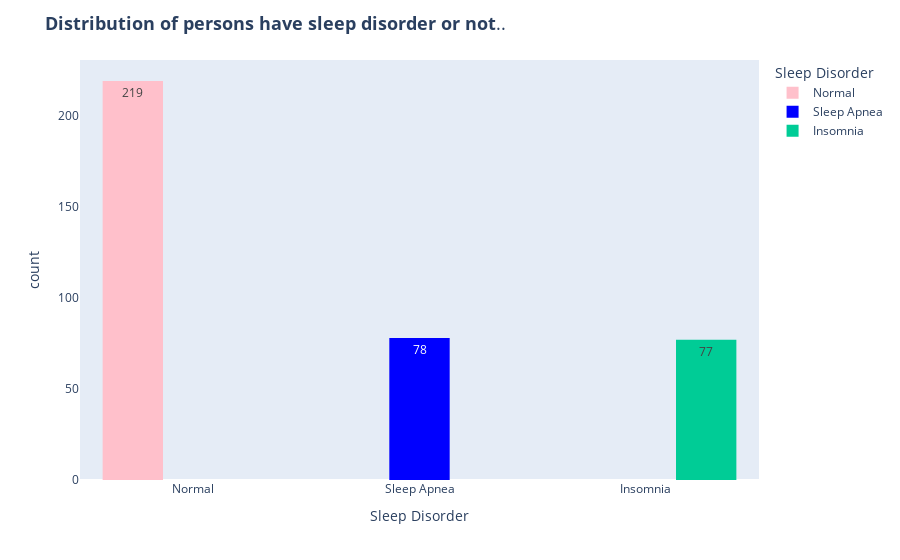

The code cell stored with this chart in its notebook:
### Code cell
fig=px.histogram(data,x='Sleep Disorder', 
                 barmode="group",color='Sleep Disorder',
                 color_discrete_sequence=['pink','blue','light blue'],
                 text_auto=True)
 
    
fig.update_layout(title='<b>Distribution of persons have sleep disorder or not</b>..',
                 title_font={'size':18},
                 showlegend=True)


fig.update_yaxes(showgrid=False)

fig.show()

### Figure 1 — Plotly figure (JSON) as saved in the notebook; plotly's stock layout.template omitted (floating-point values rounded to 4 significant figures; data arrays with more than 128 entries replaced by an {"elided": "..."} marker saying what was removed)
{"data": [{"alignmentgroup": "True", "bingroup": "x", "hovertemplate": "Sleep Disorder=%{x}<br>count=%{y}<extra></extra>", "legendgroup": "Normal", "marker": {"color": "pink", "pattern": {"shape": ""}}, "name": "Normal", "offsetgroup": "Normal", "orientation": "v", "showlegend": true, "texttemplate": "%{value}", "type": "histogram", "x": {"elided": "219 str values"}, "xaxis": "x", "yaxis": "y"}, {"alignmentgroup": "True", "bingroup": "x", "hovertemplate": "Sleep Disorder=%{x}<br>count=%{y}<extra></extra>", "legendgroup": "Sleep Apnea", "marker": {"color": "blue", "pattern": {"shape": ""}}, "name": "Sleep Apnea", "offsetgroup": "Sleep Apnea", "orientation": "v", "showlegend": true, "texttemplate": "%{value}", "type": "histogram", "x": ["Sleep Apnea", "Sleep Apnea", "Sleep Apnea", "Sleep Apnea", "Sleep Apnea", "Sleep Apnea", "Sleep Apnea", "Sleep Apnea", "Sleep Apnea", "Sleep Apnea", "Sleep Apnea", "Sleep Apnea", "Sleep Apnea", "Sleep Apnea", "Sleep Apnea", "Sleep Apnea", "Sleep Apnea", "Sleep Apnea", "Sleep Apnea", "Sleep Apnea", "Sleep Apnea", "Sleep Apnea", "Sleep Apnea", "Sleep Apnea", "Sleep Apnea", "Sleep Apnea", "Sleep Apnea", "Sleep Apnea", "Sleep Apnea", "Sleep Apnea", "Sleep Apnea", "Sleep Apnea", "Sleep Apnea", "Sleep Apnea", "Sleep Apnea", "Sleep Apnea", "Sleep Apnea", "Sleep Apnea", "Sleep Apnea", "Sleep Apnea", "Sleep Apnea", "Sleep Apnea", "Sleep Apnea", "Sleep Apnea", "Sleep Apnea", "Sleep Apnea", "Sleep Apnea", "Sleep Apnea", "Sleep Apnea", "Sleep Apnea", "Sleep Apnea", "Sleep Apnea", "Sleep Apnea", "Sleep Apnea", "Sleep Apnea", "Sleep Apnea", "Sleep Apnea", "Sleep Apnea", "Sleep Apnea", "Sleep Apnea", "Sleep Apnea", "Sleep Apnea", "Sleep Apnea", "Sleep Apnea", "Sleep Apnea", "Sleep Apnea", "Sleep Apnea", "Sleep Apnea", "Sleep Apnea", "Sleep Apnea", "Sleep Apnea", "Sleep Apnea", "Sleep Apnea", "Sleep Apnea", "Sleep Apnea", "Sleep Apnea", "Sleep Apnea", "Sleep Apnea"], "xaxis": "x", "yaxis": "y"}, {"alignmentgroup": "True", "bingroup": "x", "hovertemplate": "Sleep Disorder=%{x}<br>count=%{y}<extra></extra>", "legendgroup": "Insomnia", "marker": {"color": "light blue", "pattern": {"shape": ""}}, "name": "Insomnia", "offsetgroup": "Insomnia", "orientation": "v", "showlegend": true, "texttemplate": "%{value}", "type": "histogram", "x": ["Insomnia", "Insomnia", "Insomnia", "Insomnia", "Insomnia", "Insomnia", "Insomnia", "Insomnia", "Insomnia", "Insomnia", "Insomnia", "Insomnia", "Insomnia", "Insomnia", "Insomnia", "Insomnia", "Insomnia", "Insomnia", "Insomnia", "Insomnia", "Insomnia", "Insomnia", "Insomnia", "Insomnia", "Insomnia", "Insomnia", "Insomnia", "Insomnia", "Insomnia", "Insomnia", "Insomnia", "Insomnia", "Insomnia", "Insomnia", "Insomnia", "Insomnia", "Insomnia", "Insomnia", "Insomnia", "Insomnia", "Insomnia", "Insomnia", "Insomnia", "Insomnia", "Insomnia", "Insomnia", "Insomnia", "Insomnia", "Insomnia", "Insomnia", "Insomnia", "Insomnia", "Insomnia", "Insomnia", "Insomnia", "Insomnia", "Insomnia", "Insomnia", "Insomnia", "Insomnia", "Insomnia", "Insomnia", "Insomnia", "Insomnia", "Insomnia", "Insomnia", "Insomnia", "Insomnia", "Insomnia", "Insomnia", "Insomnia", "Insomnia", "Insomnia", "Insomnia", "Insomnia", "Insomnia", "Insomnia"], "xaxis": "x", "yaxis": "y"}], "layout": {"autosize": true, "barmode": "group", "legend": {"title": {"text": "Sleep Disorder"}, "tracegroupgap": 0}, "margin": {"t": 60}, "showlegend": true, "title": {"font": {"size": 18}, "text": "<b>Distribution of persons have sleep disorder or not</b>.."}, "xaxis": {"anchor": "y", "autorange": true, "categoryarray": ["Normal", "Sleep Apnea", "Insomnia"], "categoryorder": "array", "domain": [0, 1], "range": [-0.5, 2.5], "title": {"text": "Sleep Disorder"}, "type": "category"}, "yaxis": {"anchor": "x", "autorange": true, "domain": [0, 1], "range": [0, 230.5], "showgrid": false, "title": {"text": "count"}}}}
